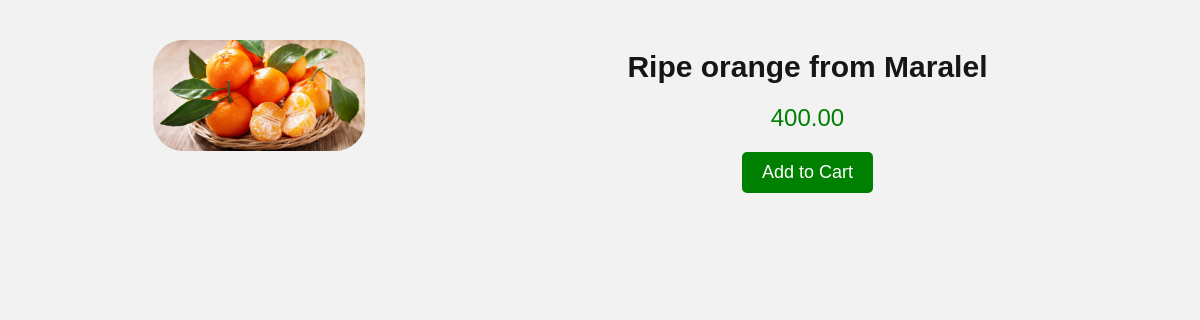
/inventory/products/3/, run on the app's committed database.
### inventory/models.py (models this page shows)
class Product(models.Model):
    vendor_relations = models.ForeignKey(Vendor, null=True, on_delete=models.CASCADE)
    name=models.CharField(max_length=32)
    price=models.DecimalField(max_digits=8,decimal_places=2)
    description=models.TextField()
    image=models.ImageField()
    date_created=models.DateTimeField(auto_now_add=True)
    date_updated=models.DateTimeField(auto_now=True)
    stock=models.PositiveIntegerField()

### inventory/views.py (the view)
# urls.py: path("products/<int:id>/", product_detail_view, name="product_detail_view"),
def product_detail_view(request, id):
      product = Product.objects.get(id=id)
      return render(request, "inventory/product_detail.html", {"product":product})

### templates/inventory/product_detail.html (shortened to what this page needs)
<!DOCTYPE html>
<html lang="en">
<head>
</head>
<body>
    <div class="detail">
    <div class="topDetail">
    <img src="{{product.image.url}}" alt="">
</div>
   <div class="bottomDetail">
    <p>{{product.description}}</p>
    <span>{{product.price}}</span>
    <button>Add to Cart</button>
</div>
</div>
</body>
</html>

### templates/inventory/product_detail.html (style rules this page uses)
body { font-family: Arial, sans-serif; background-color: #f2f2f2; margin: 0; padding: 20px; }
img { max-width: 40%; border-radius: 30px; height: auto; margin-left: 25%; margin-bottom: 10px; }
p { color: #181515; font-weight: bold; margin-bottom: 20px; text-align: center; font-size: 30px; }
span { display: block; text-align: center; font-size: 24px; color: #008000; margin-bottom: 20px; }
button { display: block; margin: 0 auto; padding: 10px 20px; background-color: #008000; color: #fff; font-size: 18px; border: none; border-radius: 5px; cursor: pointer; transition: background-color 0.3s ease; }
.detail { display: flex; flex-direction: row; justify-content: space-between; }
.bottomDetail { margin-right: 10%; width: 100%; }

### data on the page
Product: image (picture), description "Ripe orange from Maralel", price "400.00"
